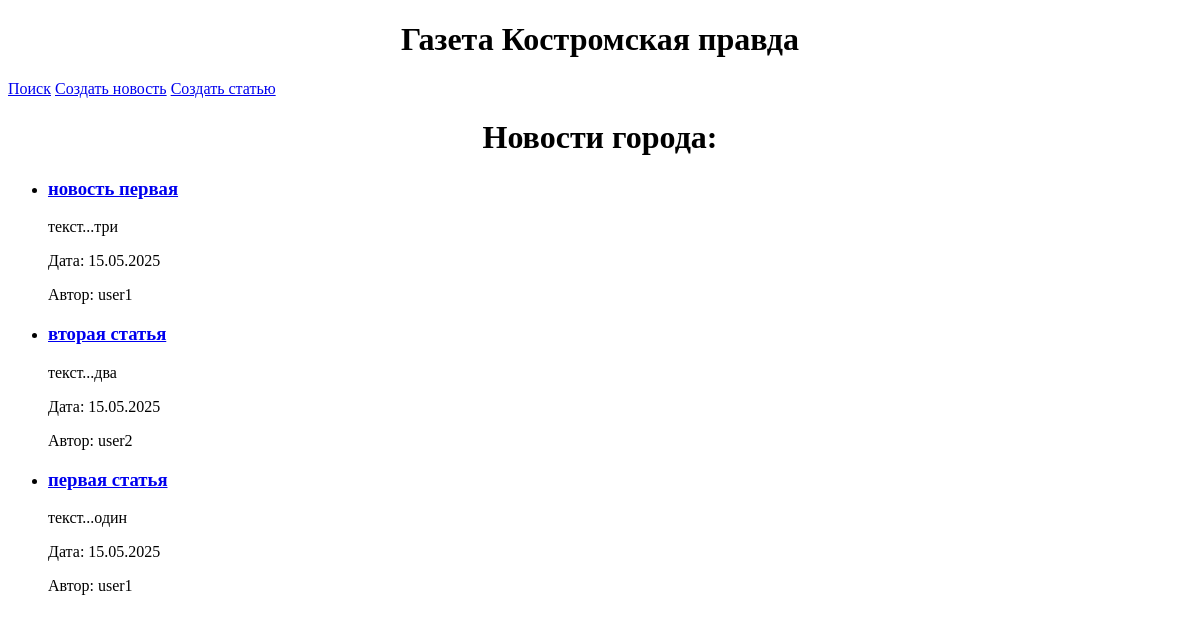
Before: /news/ with the older database file.
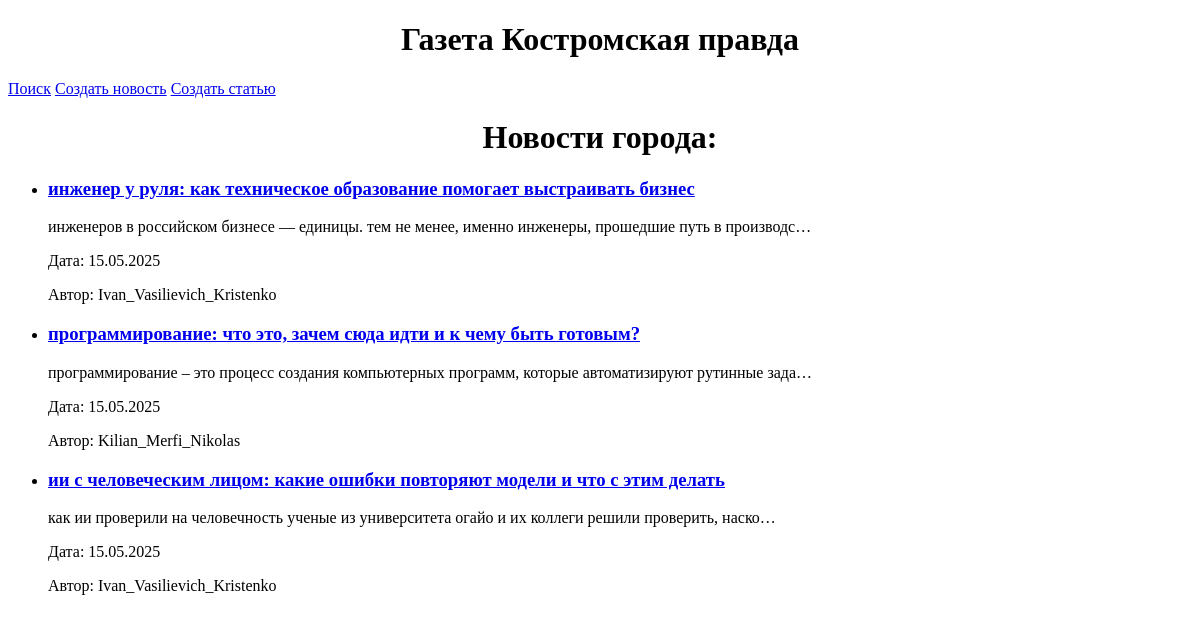
After: the same page with the newer database file.
### news/models.py (models this page shows, shortened)
class Post(models.Model):
    ARTICLE = 'AR'
    NEWS = 'NW'
    POST_TYPES = [
        (ARTICLE, 'Статья'),
        (NEWS, 'Новость'),
    ]
    author = models.ForeignKey(Author, on_delete=models.CASCADE)
    post_type = models.CharField(max_length=2, choices=POST_TYPES)
    created_at = models.DateTimeField(auto_now_add=True)
    categories = models.ManyToManyField(Category, through='PostCategory')
    title = models.CharField(max_length=200)
    content = models.TextField()
    rating = models.IntegerField(default=0)

class Author(models.Model):
    user = models.OneToOneField(User, on_delete=models.CASCADE)
    rating = models.IntegerField(default=0)

### news/views.py (the view)
# urls.py: path('', NewsList.as_view(), name='news_list'),
class NewsList(ListView):
    model = Post
    template_name = 'news/news_list.html'
    ordering = '-created_at'
    context_object_name = 'news_list'

### news/templatetags/custom_filters.py (called while the page is built)
@register.filter(name='censor')
def censor(value):
    if not isinstance(value, str):
        raise ValueError(f"Фильтр 'censor' можно применять только к строкам, получен: {type(value)}")
    for bad_word in BAD_WORDS:
        lower_bad_word = bad_word.lower()
        value = value.lower().replace(lower_bad_word, '*' * len(lower_bad_word))
    return value

### news/templates/news/news_list.html
{% extends 'default.html' %}
{% load custom_filters %}
{% block content %}
<h1 style="text-align: center;">Новости города:</h1>
<ul class="news-list">
    {% for post in news_list %}
    <li class="news-item">
        <h3><a href="{% url 'news_detail' post.pk %}">{{ post.title|censor }}</a></h3>
        <p>{{ post.content|truncatechars:100|censor }}</p>
        <p>Дата: {{ post.created_at|date:"d.m.Y" }}</p>
        <p>Автор: {{ post.author.user.username }}</p>
    {% empty %}
    <li>Новостей пока нет.</li>
    {% endfor %}
</ul>
{% endblock content %}

Changed rows visible on the page:
changed Post: title|censor "новость первая" → "инженер у руля: как техническое образование помогает выстраивать бизнес"; content|censor "текст...три" → "инженеров в российском бизнесе — единицы. тем не менее, именно инженеры, прошедшие путь в производс…"; author.user.username "user1" → "Ivan_Vasilievich_Kristenko"
changed Post: title|censor "вторая статья" → "программирование: что это, зачем сюда идти и к чему быть готовым?"; content|censor "текст...два" → "программирование – это процесс создания компьютерных программ, которые автоматизируют рутинные зада…"; author.user.username "user2" → "Kilian_Merfi_Nikolas"
changed Post: title|censor "первая статья" → "ии с человеческим лицом: какие ошибки повторяют модели и что с этим делать"; content|censor "текст...один" → "как ии проверили на человечность ученые из университета огайо и их коллеги решили проверить, наско…"; author.user.username "user1" → "Ivan_Vasilievich_Kristenko"
